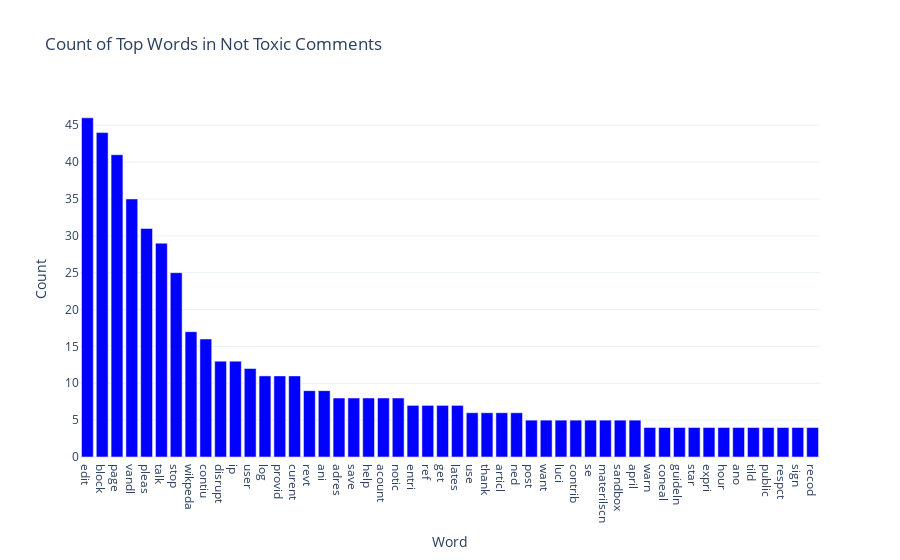

Write notebook code for a chart like this one.
### Code cell
not_toxic_top20=pd.DataFrame(not_toxic_comments.T.sort_values(ascending=False)[0:50])
fig = px.bar(not_toxic_top20, x=not_toxic_top20.index, y=0,
             color_discrete_sequence =['red']*(len(toxic_top20)),
             title='Count of Top Words in Not Toxic Comments', 
             template='plotly_white', 
             labels={'index': 'Word', '0': 'Count'})
fig.update_traces(marker_color='blue')
fig.show()

### Figure 1 — Plotly figure (JSON) as saved in the notebook; plotly's stock layout.template omitted (floating-point values rounded to 4 significant figures)
{"data": [{"alignmentgroup": "True", "hovertemplate": "Word=%{x}<br>Count=%{y}<extra></extra>", "legendgroup": "", "marker": {"color": "blue", "pattern": {"shape": ""}}, "name": "", "offsetgroup": "", "orientation": "v", "showlegend": false, "textposition": "auto", "type": "bar", "x": ["edit", "block", "page", "vandl", "pleas", "talk", "stop", "wikpeda", "contiu", "disrupt", "ip", "user", "log", "provid", "curent", "revt", "ani", "adres", "save", "help", "acount", "notic", "entri", "ref", "get", "lates", "use", "thank", "articl", "ned", "post", "want", "luci", "contrib", "se", "materilscn", "sandbox", "april", "warn", "coneal", "guideln", "star", "expri", "hour", "ano", "tild", "public", "respct", "sign", "recod"], "xaxis": "x", "y": [46, 44, 41, 35, 31, 29, 25, 17, 16, 13, 13, 12, 11, 11, 11, 9, 9, 8, 8, 8, 8, 8, 7, 7, 7, 7, 6, 6, 6, 6, 5, 5, 5, 5, 5, 5, 5, 5, 4, 4, 4, 4, 4, 4, 4, 4, 4, 4, 4, 4], "yaxis": "y"}], "layout": {"barmode": "relative", "legend": {"tracegroupgap": 0}, "title": {"text": "Count of Top Words in Not Toxic Comments"}, "xaxis": {"anchor": "y", "domain": [0, 1], "title": {"text": "Word"}}, "yaxis": {"anchor": "x", "domain": [0, 1], "title": {"text": "Count"}}}}
